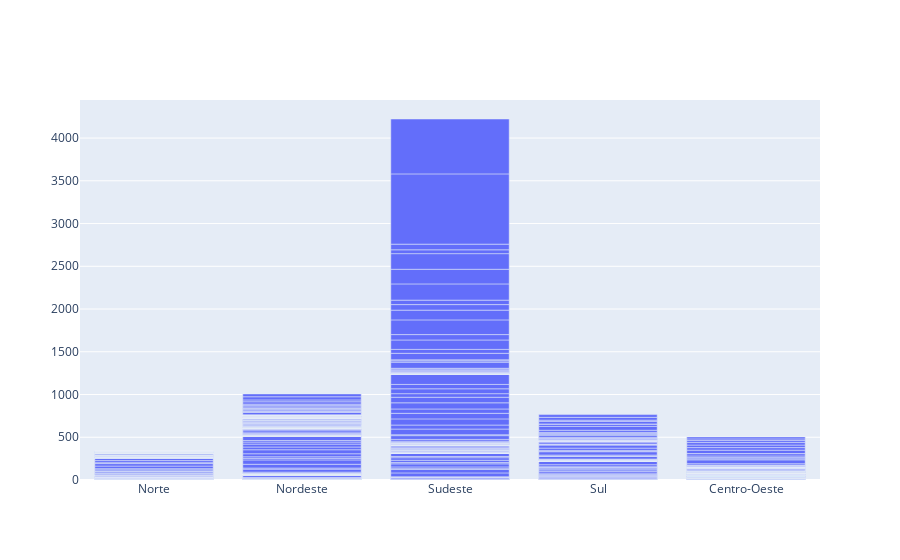

Notebook code cell kept with this figure:
### Code cell
trace2 = go.Bar(x = df['regiao'],
                y = df['casosNovos'])
data = [trace2]
layout = go.Layout(title = 'Gráfico : Obitos Por Região',
                   xaxis = {'title': 'Região'},
                   yaxis = {'title': 'casosNovos'})
fig = go.Figure(data=data, layout=layout)
py.iplot(data)

### Figure 1 — Plotly figure (JSON) as saved in the notebook; plotly's stock layout.template omitted (floating-point values rounded to 4 significant figures; data arrays with more than 128 entries replaced by an {"elided": "..."} marker saying what was removed)
{"data": [{"type": "bar", "x": {"elided": "1701 str values"}, "y": {"elided": "1701 int values"}}], "layout": {}}
